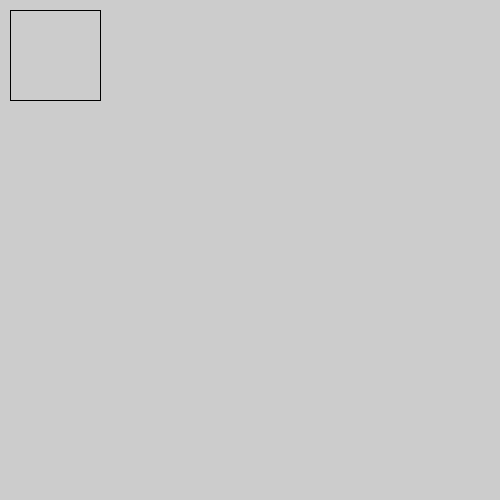
Frame 1 (no input)
Frame 60 (the mouse pressed at the canvas centre just before this capture): identical to frame 1, image omitted
Frame 120 (the mouse held since frame 60 and released just before this capture): identical to frame 1, image omitted

The Processing sketch that drew this single still picture (run headless with seeded random() and noise(); from frame 60 on, the mouse is pressed at the canvas centre):

// Processing sketch: opdracht_9_4
// ── opdracht_9_4.pde
int mycijfer;

void setup() {
  size(500,500);
  mmm(10, 10, 10, 10);
}

void draw(){
 
}

void mmm(int a, int b, int c, int d){
  // vierkant met line();
  println(a);
  
  line(a,10,100,10);
  line(100,b,100,100);
  line(100,100,c,100);
  line(10,100,10,d);
}
